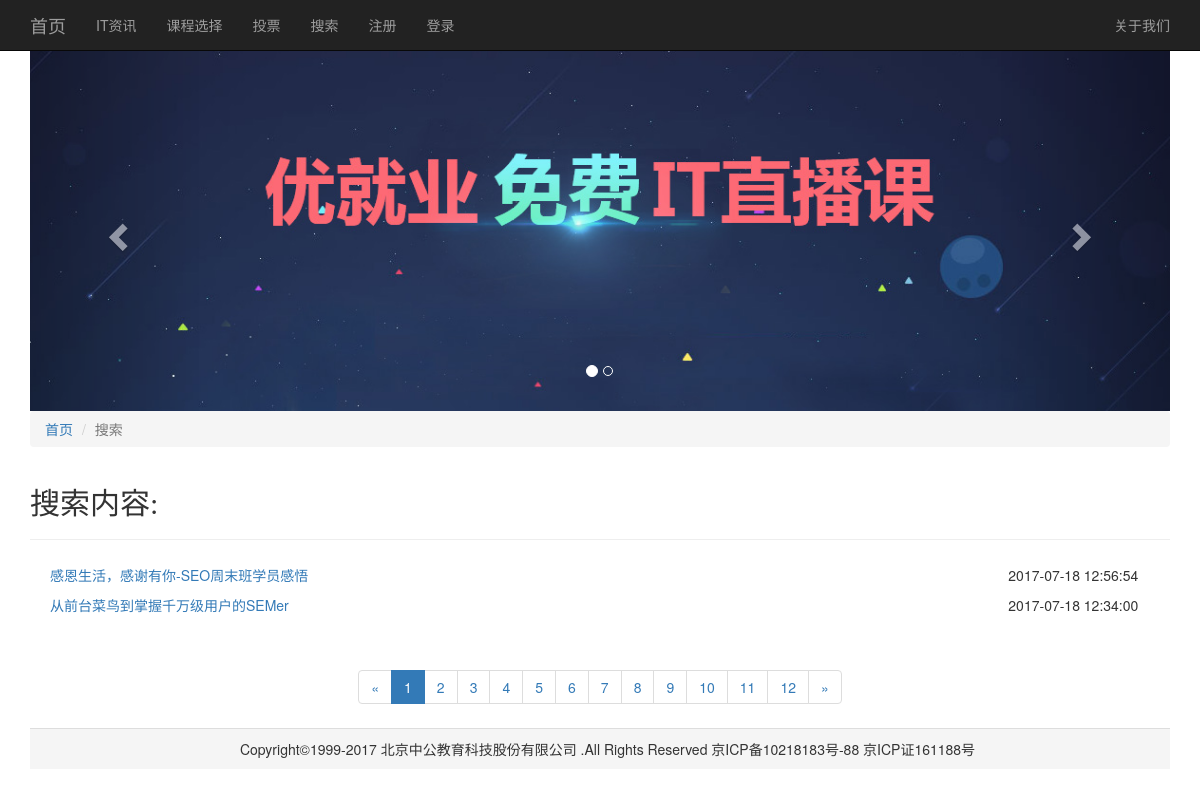
The app's page /showlist.php with its own data.
### tables this page shows
CREATE TABLE IF NOT EXISTS `article` (
  `ac_id` int(11) unsigned NOT NULL AUTO_INCREMENT,
  `ac_title` varchar(255) NOT NULL,
  `ac_column` varchar(255) NOT NULL,
  `ac_describe` varchar(255) NOT NULL,
  `ac_keyword` varchar(255) NOT NULL,
  `ac_content` longtext NOT NULL,
  `ac_thum` varchar(255) NOT NULL,
  `ac_date` timestamp NOT NULL DEFAULT CURRENT_TIMESTAMP ON UPDATE CURRENT_TIMESTAMP,
  PRIMARY KEY (`ac_id`)
);

### showlist.php (the view, shortened to what this page needs)
<?php
    include "header.php";
    $conn=new mysqli("localhost","root","root","mydata");
    $search="";
    $start=0;
    $pageId=1;
    $pageSize=2;
    $sql="select * from article where ac_title like '%$search%';";
    $pageSql="select * from article where ac_title like '%$search%' limit $start,$pageSize;";
    $result=$conn->query($sql);
    $totalSize=$result->num_rows;
    $res=$conn->query($pageSql);
?>
<div class="container">
    <div id="carousel-example-generic" class="carousel slide" data-ride="carousel">
        <ol class="carousel-indicators">
            <li data-target="#carousel-example-generic" data-slide-to="0" class="active"></li>
            <li data-target="#carousel-example-generic" data-slide-to="1"></li>
        </ol>
        <div class="carousel-inner" role="listbox">
            <div class="item active">
                <img src="image/zbk_05.jpg" alt="">
            </div>
        </div>
        <a class="left carousel-control" href="#carousel-example-generic" role="button" data-slide="prev">
            <span class="glyphicon glyphicon-chevron-left" aria-hidden="true"></span>
        </a>
        <a class="right carousel-control" href="#carousel-example-generic" role="button" data-slide="next">
            <span class="glyphicon glyphicon-chevron-right" aria-hidden="true"></span>
        </a>
    </div>
    <ol class="breadcrumb">
        <li><a href="index.php">首页</a></li>
        <li class="active">搜索</li>
    </ol>
    <div class="page-header">
        <h2 style="font-family: '宋体'">搜索内容: <?php echo $search;?></h2>
    </div>
    <ul class="container-fluid list-unstyled list-li" style="padding:0 0 20px 20px;line-height:30px;">
<?php
    if($res->num_rows>0){
        while($row=$res->fetch_assoc()){
?>
            <li class="row"><span class="col-md-10"><a href="show.php?showId=<?php echo $row['ac_id']; ?>"><?php echo $row['ac_title']; ?></a></span><span class="col-md-2"><?php echo $row['ac_date']; ?></span></li>
<?php
        }
    }else{
        echo "<li>没有数据</li>";
    }
?>
    </ul>
    <div style="text-align:center">
        <nav aria-label="Page navigation">
            <ul class="pagination">
                <li>
                    <a href="showlist.php?search=<?php echo $search; ?>&pageId=<?php if($pageId<=1){ echo 1;}else{ echo $pageId-1;}?>" aria-label="Previous">
                        <span aria-hidden="true">&laquo;</span>
                    </a>
                </li>
<?php
    $pages=ceil($totalSize/$pageSize);
    for($i=1;$i<=$pages;$i++){
?>
        <li class="<?php if($i==$pageId){ echo 'active';}?>"><a href="showlist.php?pageId=<?php echo $i;?>"><?php echo $i; ?></a></li>
<?php
    }
?>
                <li>
                    <a href="showlist.php?search=<?php echo $search; ?>&pageId=<?php if($pageId>=$pages){ echo $pages;}else{ echo $pageId+1;}?>" aria-label="Next">
                        <span aria-hidden="true">&raquo;</span>
                    </a>
                </li>
            </ul>
        </nav>
    </div>
    <p class="foot_self">
        Copyright©1999-2017 北京中公教育科技股份有限公司 .All Rights Reserved 京ICP备10218183号-88 京ICP证161188号
    </p>
</div>
</body>
</html>

### css/_self.css (style rules this page uses)
p.foot_self { min-height:40px; line-height:40px; background:#f5f5f5; border-top:1px solid #ddd; margin:0; padding-left:15px; text-align:center !important; }

### header.php (style rules this page uses)
body { margin:0; padding-top:50px; }

### records on screen
article: ac_title "感恩生活，感谢有你-SEO周末班学员感悟", ac_date "2017-07-18 12:56:54"
article: ac_title "从前台菜鸟到掌握千万级用户的SEMer", ac_date "2017-07-18 12:34:00"
